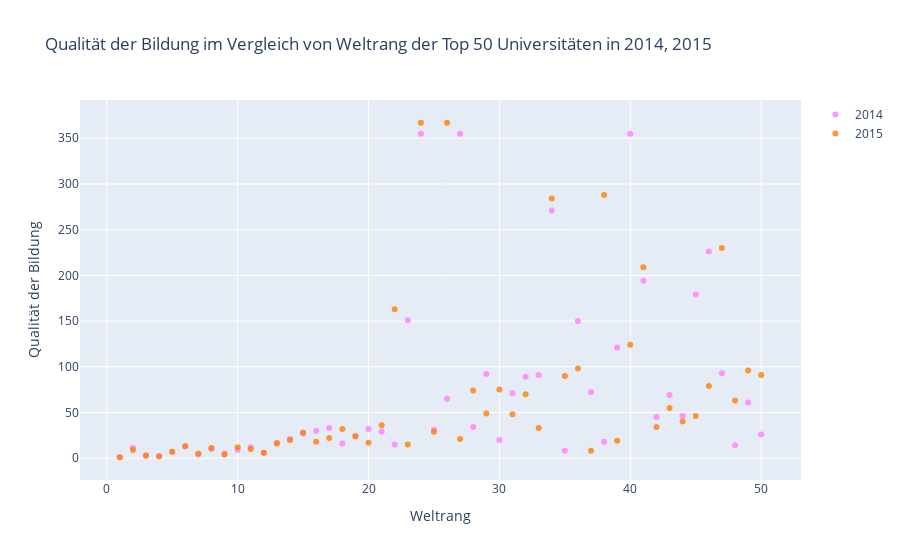

The cell this chart's notebook holds for it:
### Markdown cell above
### Beispiel für Streudiagramm

Streudiagramm beispiel: Qualität der Bildung zum weltweiten Ranking der 50 besten Universitäten mit den Jahren 2014, 2015

- Importieren Sie graph_objs als go
  Linien erstellen
   x = x-Achse
   y = y-Achse
   mode = Plottyp wie Markierung, Linie oder Linie + Markierungen
- name = Name der Parzellen
    marker = marker wird mit dictionary verwendet.
    color = Farbe der Linien. Es benötigt RGB (Rot, Grün, Blau) und Deckkraft (Alpha).
    text = Der Hover-Text (Hover ist Cursor)
- data = ist eine Liste, in die wir Spuren einfügen
- Layout = es ist ein dictionary.
    title = Titel des Layouts
    x-axis = es ist ein dictionary
        Titel = Beschriftung der x-Achse
        ticklen = Länge der Ticks der x-Achse
        zeroline = Nulllinie anzeigen oder nicht
    y-axis = es ist ein dictionary und dasselbe gilt für die x-Achse
- fig = es enthält Daten und Layout
- iplot() = zeichnet die Figur(fig), die durch Daten und Layout erstellt wird

### Code cell
# prepare data frames
df2014 = cwurData[cwurData.year == 2014].iloc[:50,:]
df2015 = cwurData[cwurData.year == 2015].iloc[:50,:]
df2016 = cwurData[cwurData.year == 2016].iloc[:50,:]
# import graph objects as "go"
import plotly.graph_objs as go
# creating trace1
trace1 =go.Scatter(
                    x = df2014.world_rank,
                    y = df2014.quality_of_education,
                    mode = "markers",
                    name = "2014",
                    marker = dict(color = 'rgba(255, 128, 255, 0.8)'),
                    text= df2014.institution)
# creating trace2
trace2 =go.Scatter(
                    x = df2015.world_rank,
                    y = df2015.quality_of_education,
                    mode = "markers",
                    name = "2015",
                    marker = dict(color = 'rgba(255, 128, 2, 0.8)'),
                    text= df2015.institution)

data = [trace1, trace2]
layout = dict(title = 'Qualität der Bildung im Vergleich von Weltrang der Top 50 Universitäten in 2014, 2015',
              xaxis= dict(title= 'Weltrang',ticklen= 5,zeroline= False),
              yaxis= dict(title= 'Qualität der Bildung',ticklen= 5,zeroline= False)
             )
fig = dict(data = data, layout = layout)
iplot(fig)

### Figure 1 — Plotly figure (JSON) as saved in the notebook; plotly's stock layout.template omitted (floating-point values rounded to 4 significant figures)
{"data": [{"marker": {"color": "rgba(255, 128, 255, 0.8)"}, "mode": "markers", "name": "2014", "text": ["Harvard University", "Stanford University", "Massachusetts Institute of Technology", "University of Cambridge", "University of Oxford", "Columbia University", "University of California, Berkeley", "University of Chicago", "Princeton University", "Yale University", "Cornell University", "California Institute of Technology", "University of Tokyo", "University of Pennsylvania", "University of California, Los Angeles", "Kyoto University", "New York University", "Swiss Federal Institute of Technology in Zurich", "Johns Hopkins University", "University of California, San Diego", "University of Michigan, Ann Arbor", "Hebrew University of Jerusalem", "Northwestern University", "Seoul National University", "University of Wisconsin–Madison", "Duke University", "University of California, San Francisco", "University of Illinois at Urbana–Champaign", "University of Texas at Austin", "University College London", "University of Toronto", "University of Washington - Seattle", "Rutgers University-New Brunswick", "Keio University", "École normale supérieure - Paris", "École Polytechnique", "Rockefeller University", "Weizmann Institute of Science", "Imperial College London", "Waseda University", "University of Virginia", "McGill University", "Osaka University", "Dartmouth College", "University of North Carolina at Chapel Hill", "Pennsylvania State University, University Park", "Ohio State University, Columbus", "Lomonosov Moscow State University", "University of Minnesota, Twin Cities", "University of Paris-Sud"], "type": "scatter", "x": [1, 2, 3, 4, 5, 6, 7, 8, 9, 10, 11, 12, 13, 14, 15, 16, 17, 18, 19, 20, 21, 22, 23, 24, 25, 26, 27, 28, 29, 30, 31, 32, 33, 34, 35, 36, 37, 38, 39, 40, 41, 42, 43, 44, 45, 46, 47, 48, 49, 50], "y": [1, 11, 3, 2, 7, 13, 4, 10, 5, 9, 12, 6, 17, 21, 27, 30, 33, 16, 24, 32, 29, 15, 151, 355, 31, 65, 355, 34, 92, 20, 71, 89, 91, 271, 8, 150, 72, 18, 121, 355, 194, 45, 69, 46, 179, 226, 93, 14, 61, 26]}, {"marker": {"color": "rgba(255, 128, 2, 0.8)"}, "mode": "markers", "name": "2015", "text": ["Harvard University", "Stanford University", "Massachusetts Institute of Technology", "University of Cambridge", "University of Oxford", "Columbia University", "University of California, Berkeley", "University of Chicago", "Princeton University", "Cornell University", "Yale University", "California Institute of Technology", "University of Tokyo", "University of Pennsylvania", "University of California, Los Angeles", "Johns Hopkins University", "Kyoto University", "New York University", "University of Michigan, Ann Arbor", "Swiss Federal Institute of Technology in Zurich", "University of California, San Diego", "Northwestern University", "Hebrew University of Jerusalem", "Seoul National University", "University of Wisconsin–Madison", "University of California, San Francisco", "University College London", "Duke University", "Rockefeller University", "University of Texas at Austin", "University of Washington - Seattle", "University of Toronto", "University of Illinois at Urbana–Champaign", "Keio University", "Imperial College London", "École Polytechnique", "École normale supérieure - Paris", "Waseda University", "Weizmann Institute of Science", "University of North Carolina at Chapel Hill", "University of Virginia", "McGill University", "Purdue University, West Lafayette", "Dartmouth College", "Osaka University", "University of Pittsburgh - Pittsburgh Campus", "Pennsylvania State University, University Park", "University of Minnesota, Twin Cities", "Ohio State University, Columbus", "Rutgers University-New Brunswick"], "type": "scatter", "x": [1, 2, 3, 4, 5, 6, 7, 8, 9, 10, 11, 12, 13, 14, 15, 16, 17, 18, 19, 20, 21, 22, 23, 24, 25, 26, 27, 28, 29, 30, 31, 32, 33, 34, 35, 36, 37, 38, 39, 40, 41, 42, 43, 44, 45, 46, 47, 48, 49, 50], "y": [1, 9, 3, 2, 7, 13, 5, 11, 4, 12, 10, 6, 16, 20, 28, 18, 22, 32, 24, 17, 36, 163, 15, 367, 29, 367, 21, 74, 49, 75, 48, 70, 33, 284, 90, 98, 8, 288, 19, 124, 209, 34, 55, 40, 46, 79, 230, 63, 96, 91]}], "layout": {"title": {"text": "Qualität der Bildung im Vergleich von Weltrang der Top 50 Universitäten in 2014, 2015"}, "xaxis": {"ticklen": 5, "title": {"text": "Weltrang"}, "zeroline": false}, "yaxis": {"ticklen": 5, "title": {"text": "Qualität der Bildung"}, "zeroline": false}}}
